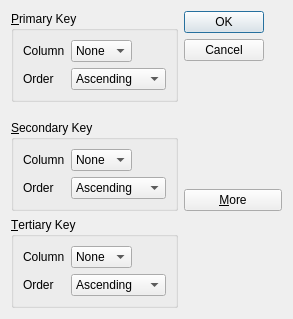
<?xml version="1.0" encoding="UTF-8"?>
<ui version="4.0">
 <class>SortDialog</class>
 <widget class="QDialog" name="SortDialog">
  <property name="geometry">
   <rect>
    <x>0</x>
    <y>0</y>
    <width>293</width>
    <height>319</height>
   </rect>
  </property>
  <property name="windowTitle">
   <string>Sort</string>
  </property>
  <layout class="QGridLayout" name="gridLayout_4">
   <item row="0" column="0">
    <widget class="QGroupBox" name="groupBoxPrimary">
     <property name="title">
      <string>&amp;Primary Key</string>
     </property>
     <layout class="QGridLayout" name="gridLayout">
      <item row="0" column="0">
       <widget class="QLabel" name="label">
        <property name="text">
         <string>Column</string>
        </property>
       </widget>
      </item>
      <item row="0" column="1">
       <widget class="QComboBox" name="comboBoxColumn1">
        <property name="maximumSize">
         <size>
          <width>61</width>
          <height>16777215</height>
         </size>
        </property>
        <item>
         <property name="text">
          <string>None</string>
         </property>
        </item>
        <item>
         <property name="text">
          <string>Column 1</string>
         </property>
        </item>
        <item>
         <property name="text">
          <string>Column 2</string>
         </property>
        </item>
        <item>
         <property name="text">
          <string>Column 3</string>
         </property>
        </item>
       </widget>
      </item>
      <item row="1" column="0">
       <widget class="QLabel" name="label_2">
        <property name="text">
         <string>Order</string>
        </property>
       </widget>
      </item>
      <item row="1" column="1">
       <widget class="QComboBox" name="comboBoxOrder1">
        <item>
         <property name="text">
          <string>Ascending</string>
         </property>
        </item>
        <item>
         <property name="text">
          <string>Descending</string>
         </property>
        </item>
       </widget>
      </item>
     </layout>
    </widget>
   </item>
   <item row="0" column="1" rowspan="3">
    <layout class="QVBoxLayout" name="verticalLayout">
     <item>
      <widget class="QDialogButtonBox" name="buttonBox">
       <property name="orientation">
        <enum>Qt::Vertical</enum>
       </property>
       <property name="standardButtons">
        <set>QDialogButtonBox::Cancel|QDialogButtonBox::Ok</set>
       </property>
      </widget>
     </item>
     <item>
      <spacer name="verticalSpacer">
       <property name="orientation">
        <enum>Qt::Vertical</enum>
       </property>
       <property name="sizeHint" stdset="0">
        <size>
         <width>20</width>
         <height>0</height>
        </size>
       </property>
      </spacer>
     </item>
     <item>
      <widget class="QPushButton" name="pushButtonMore">
       <property name="text">
        <string>&amp;More</string>
       </property>
       <property name="checkable">
        <bool>true</bool>
       </property>
      </widget>
     </item>
    </layout>
   </item>
   <item row="1" column="0">
    <spacer name="verticalSpacer_2">
     <property name="orientation">
      <enum>Qt::Vertical</enum>
     </property>
     <property name="sizeHint" stdset="0">
      <size>
       <width>20</width>
       <height>0</height>
      </size>
     </property>
    </spacer>
   </item>
   <item row="2" column="0">
    <widget class="QGroupBox" name="groupBoxSecondary">
     <property name="title">
      <string>&amp;Secondary Key</string>
     </property>
     <layout class="QGridLayout" name="gridLayout_2">
      <item row="0" column="0">
       <widget class="QLabel" name="label_3">
        <property name="text">
         <string>Column</string>
        </property>
       </widget>
      </item>
      <item row="0" column="1">
       <widget class="QComboBox" name="comboBoxColumn2">
        <property name="maximumSize">
         <size>
          <width>61</width>
          <height>16777215</height>
         </size>
        </property>
        <item>
         <property name="text">
          <string>None</string>
         </property>
        </item>
        <item>
         <property name="text">
          <string>Column 1</string>
         </property>
        </item>
        <item>
         <property name="text">
          <string>Column 2</string>
         </property>
        </item>
        <item>
         <property name="text">
          <string>Column 3</string>
         </property>
        </item>
       </widget>
      </item>
      <item row="1" column="0">
       <widget class="QLabel" name="label_4">
        <property name="text">
         <string>Order</string>
        </property>
       </widget>
      </item>
      <item row="1" column="1">
       <widget class="QComboBox" name="comboBoxOrder2">
        <item>
         <property name="text">
          <string>Ascending</string>
         </property>
        </item>
        <item>
         <property name="text">
          <string>Descending</string>
         </property>
        </item>
       </widget>
      </item>
     </layout>
    </widget>
   </item>
   <item row="3" column="0">
    <widget class="QGroupBox" name="groupBoxTertiary">
     <property name="title">
      <string>&amp;Tertiary Key</string>
     </property>
     <layout class="QGridLayout" name="gridLayout_3">
      <item row="0" column="0">
       <widget class="QLabel" name="label_5">
        <property name="text">
         <string>Column</string>
        </property>
       </widget>
      </item>
      <item row="0" column="1">
       <widget class="QComboBox" name="comboBoxColumn3">
        <property name="maximumSize">
         <size>
          <width>61</width>
          <height>16777215</height>
         </size>
        </property>
        <item>
         <property name="text">
          <string>None</string>
         </property>
        </item>
        <item>
         <property name="text">
          <string>Column 1</string>
         </property>
        </item>
        <item>
         <property name="text">
          <string>Column 2</string>
         </property>
        </item>
        <item>
         <property name="text">
          <string>Column 3</string>
         </property>
        </item>
       </widget>
      </item>
      <item row="1" column="0">
       <widget class="QLabel" name="label_6">
        <property name="text">
         <string>Order</string>
        </property>
       </widget>
      </item>
      <item row="1" column="1">
       <widget class="QComboBox" name="comboBoxOrder3">
        <item>
         <property name="text">
          <string>Ascending</string>
         </property>
        </item>
        <item>
         <property name="text">
          <string>Descending</string>
         </property>
        </item>
       </widget>
      </item>
     </layout>
    </widget>
   </item>
  </layout>
 </widget>
 <resources/>
 <connections>
  <connection>
   <sender>buttonBox</sender>
   <signal>accepted()</signal>
   <receiver>SortDialog</receiver>
   <slot>accept()</slot>
   <hints>
    <hint type="sourcelabel">
     <x>281</x>
     <y>83</y>
    </hint>
    <hint type="destinationlabel">
     <x>157</x>
     <y>274</y>
    </hint>
   </hints>
  </connection>
  <connection>
   <sender>buttonBox</sender>
   <signal>rejected()</signal>
   <receiver>SortDialog</receiver>
   <slot>reject()</slot>
   <hints>
    <hint type="sourcelabel">
     <x>307</x>
     <y>83</y>
    </hint>
    <hint type="destinationlabel">
     <x>286</x>
     <y>274</y>
    </hint>
   </hints>
  </connection>
  <connection>
   <sender>pushButtonMore</sender>
   <signal>clicked(bool)</signal>
   <receiver>groupBoxSecondary</receiver>
   <slot>setVisible(bool)</slot>
   <hints>
    <hint type="sourcelabel">
     <x>338</x>
     <y>158</y>
    </hint>
    <hint type="destinationlabel">
     <x>182</x>
     <y>167</y>
    </hint>
   </hints>
  </connection>
  <connection>
   <sender>pushButtonMore</sender>
   <signal>clicked(bool)</signal>
   <receiver>groupBoxTertiary</receiver>
   <slot>setVisible(bool)</slot>
   <hints>
    <hint type="sourcelabel">
     <x>359</x>
     <y>146</y>
    </hint>
    <hint type="destinationlabel">
     <x>186</x>
     <y>307</y>
    </hint>
   </hints>
  </connection>
 </connections>
</ui>
